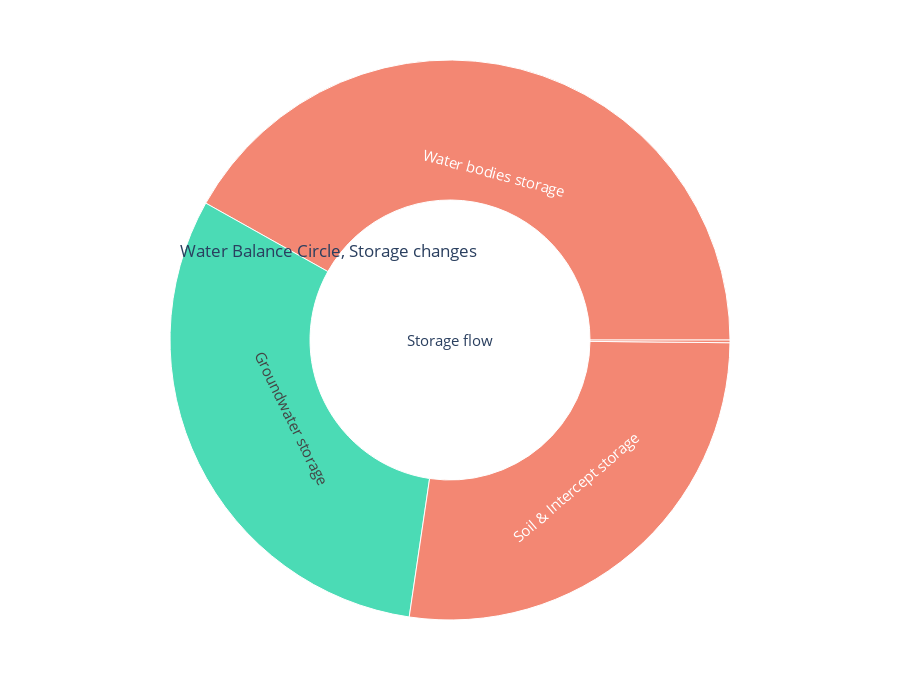
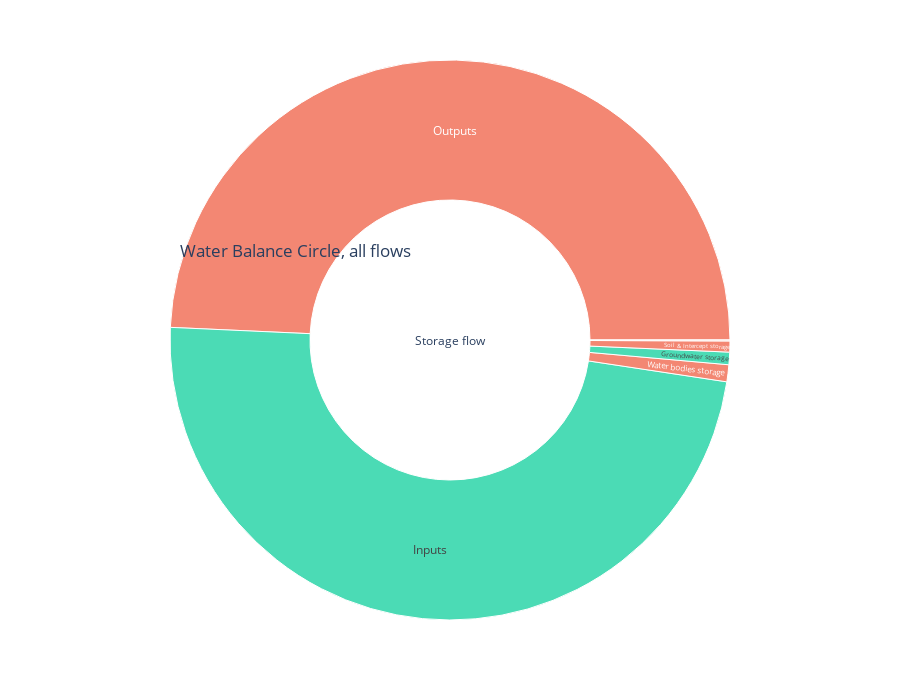

The cell these charts' notebook holds for them, in order:
### Code cell
# Circle, Storage changes

#VARS = [[Input_current, 'Inputs', Total_input, 1, '', Input_daily], 
#        [Output_current, 'Outputs', Total_output, -1, '', Output_daily], 
#        [Storage_current, 'Storage', Total_change, -1, 'Change in ', Change_daily] ]


# labels_Circle_main =    ['Inputs',              'Outputs',            'Storage change',     'Balance',            'Adjusted pumping'] + labels_out 
# parents_Circle_main =   ['Water flows total',   'Water flows total',  'Water flows total',  'Water flows, total', 'Inputs']           + parents_out
# values_Circle_main =    [total_input_adjusted,  total_output,         abs(total_change),    balance,               Y_diffPumping    ] + values_out 
# colors_Circle_main =    ['rgb(128,177,211)',    'rgb(248,156,116)',   'rgb(246,207,113)',   'rgb(246,207,113)',   'rgb(251,128,114)']

values_change_circle = [abs(i) for i in VARS[2][2]] #abs(VARS[2][2])
labels_change_circle = [storage_change_VARS[0] for storage_change_VARS in VARS[2][0]]
parents_change_circle = ['Storage flow']*len(labels_change_circle)
colors_change_circle = ['positive' if i>0 else 'negative' for i in VARS[2][2]]
colors_change_circle_discrete_map={'positive':'#00CC96', 'negative':'#EF5538'}

labels  = labels_change_circle
parents = parents_change_circle
values  = values_change_circle
colors =  colors_change_circle

d={'labels':labels, 'parents':parents, 'values':values, 'colors':colors}
df = pd.DataFrame(data=d)
fig_Change_circle = px.sunburst(df, names='labels', parents='parents', values='values', color='colors', color_discrete_map=colors_change_circle_discrete_map)
fig_Change_circle.update_layout(uniformtext=dict(minsize=15, mode='hide'))

fig_Change_circle.update_layout(height=700, title='Water Balance Circle, Storage changes')
fig_Change_circle.update_layout(
    title={'y':0.65, 'x':0.2, 'xanchor': 'left', 'yanchor': 'top'})
fig_Change_circle.show()

###

values_flow_circle = [abs(i) for i in VARS[2][2]]                                    + values_Circle_main[0:2]+ [abs(values_Circle_main[3])]
labels_flow_circle = [storage_change_VARS[0] for storage_change_VARS in VARS[2][0]]  + labels_Circle_main[0:2]+ [labels_Circle_main[3]]

parents_flow_circle = ['Storage flow']*len(labels_flow_circle)                     #+ parents_Circle_main[0:2]+ [parents_Circle_main[3]]
#parents_flow_circle = ['Storage flow']*len(labels_change_circle)                     + parents_Circle_main[0:2]+ [parents_Circle_main[3]]
colors_flow_circle = ['positive' if i>0 else 'negative' for i in VARS[2][2]] + ['positive','negative'] +  ['positive' if i>0 else 'negative' for i in [values_Circle_main[3]]]
colors_flow_circle_discrete_map={'positive':'#00CC96', 'negative':'#EF5538'}

print(values_flow_circle)
print(labels_flow_circle)
print(parents_flow_circle)
print(colors_flow_circle)

print(len(values_flow_circle))
print(len(labels_flow_circle))
print(len(parents_flow_circle))
print(len(colors_flow_circle))

labels  = labels_flow_circle
parents = parents_flow_circle
values  = values_flow_circle
colors =  colors_flow_circle

d={'labels':labels, 'parents':parents, 'values':values, 'colors':colors}
df = pd.DataFrame(data=d)
fig_circle_allFlows = px.sunburst(df, names='labels', parents='parents', values='values', color='colors', color_discrete_map=colors_change_circle_discrete_map)
#fig_circle_allFlows.update_layout(uniformtext=dict(minsize=15, mode='hide'))

fig_circle_allFlows.update_layout(height=700, title='Water Balance Circle, all flows')
fig_circle_allFlows.update_layout(
    title={'y':0.65, 'x':0.2, 'xanchor': 'left', 'yanchor': 'top'})
fig_circle_allFlows.show()

### Figure 1 — Plotly figure (JSON) as saved in the notebook; plotly's stock layout.template omitted (floating-point values rounded to 4 significant figures)
{"data": [{"domain": {"x": [0, 1], "y": [0, 1]}, "hovertemplate": "labels=%{label}<br>value=%{value}<br>parent=%{parent}<extra></extra>", "labels": ["Channel storage", "Water bodies storage", "Soil & Intercept storage", "Groundwater storage"], "marker": {"colors": ["#EF5538", "#EF5538", "#EF5538", "#00CC96"]}, "name": "", "parents": ["Storage flow", "Storage flow", "Storage flow", "Storage flow"], "type": "sunburst", "values": [457344, 122852816, 79723520, 90374144]}], "layout": {"height": 700, "legend": {"tracegroupgap": 0}, "margin": {"t": 60}, "title": {"text": "Water Balance Circle, Storage changes", "x": 0.2, "xanchor": "left", "y": 0.65, "yanchor": "top"}, "uniformtext": {"minsize": 15, "mode": "hide"}}}

### Figure 2 — Plotly figure (JSON) as saved in the notebook; plotly's stock layout.template omitted (floating-point values rounded to 4 significant figures)
{"data": [{"domain": {"x": [0, 1], "y": [0, 1]}, "hovertemplate": "labels=%{label}<br>value=%{value}<br>parent=%{parent}<extra></extra>", "labels": ["Channel storage", "Water bodies storage", "Soil & Intercept storage", "Groundwater storage", "Inputs", "Outputs", "Balance"], "marker": {"colors": ["#EF5538", "#EF5538", "#EF5538", "#00CC96", "#00CC96", "#EF5538", "#EF5538"]}, "name": "", "parents": ["Storage flow", "Storage flow", "Storage flow", "Storage flow", "Storage flow", "Storage flow", "Storage flow"], "type": "sunburst", "values": [457344, 122852816, 79723520, 90374144, 6074757668, 6194215280, 6798076]}], "layout": {"height": 700, "legend": {"tracegroupgap": 0}, "margin": {"t": 60}, "title": {"text": "Water Balance Circle, all flows", "x": 0.2, "xanchor": "left", "y": 0.65, "yanchor": "top"}}}
